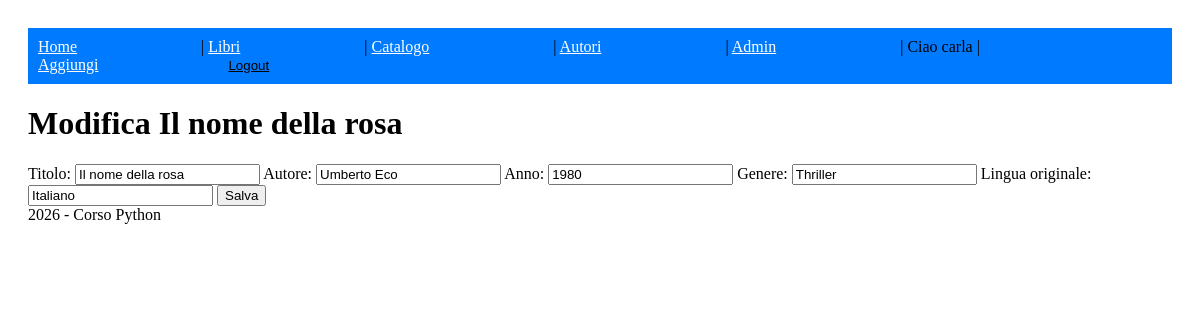
The app's page /modifica/3 (signed in) with its own data.
### biblioteca/models.py (models this page shows, shortened)
class Libro(models.Model):
    titolo = models.CharField(max_length=200)
    autore = models.CharField(max_length=100)
    anno = models.PositiveIntegerField()
    genere = models.CharField(max_length=100, null=True, blank=True)
    lingua_og = models.CharField(max_length=50, null=True, blank=True)

### biblioteca/views.py (the view, shortened to what this page needs)
# urls.py: path('modifica/<int:id>', views.modificalibro, name='modifica'),
@login_required
def modificalibro(request, id):
    libro = Libro.objects.get(id=id)
    return render(request, 'biblioteca/modifica.html', {'libro': libro})

### biblioteca/templates/biblioteca/modifica.html (shortened to what this page needs)
{% extends 'base.html' %}
{% block content %}
<h1>Modifica {{libro.titolo}}</h1>
<form method="post">
    <label for="titolo">Titolo:
        <input name="titolo" value="{{libro.titolo}}">
    </label>
    <label for="autore">Autore:
        <input name="autore" value="{{libro.autore}}">
    </label>
    <label for="anno">Anno:
        <input name="anno" value="{{libro.anno}}">
    </label>
    <label for="genere">Genere:
        <input name="genere" value="{{libro.genere}}">
    </label>
    <label for="lingua_og">Lingua originale:
        <input name="lingua_og" value="{{libro.lingua_og}}">
    </label>
    <button>Salva</button>
</form>
{% endblock %}

### biblioteca/templates/base.html (shortened to what this page needs)
<!DOCTYPE html>
{% load static %}
<html lang="en">
<head>
    <link rel="stylesheet" href="{% static 'css/style.css' %}">
</head>
<body>
    <nav>
        <a href="{% url 'home' %}">Home</a> |
        <a href="{% url 'lista' %}">Libri</a> |
        <a href="{% url 'catalogo' %}">Catalogo</a> |
        <a href="{% url 'autori' %}">Autori</a> |
        <a href="{% url 'admin:index' %}">Admin</a> |
        {% if user.is_authenticated %}
        Ciao {{ user.username }} |
        <a href="{% url 'aggiungi' %}">Aggiungi</a>
        <form action="{% url 'logout' %}" method="post" style="display: inline;">
            <button type="submit" style="background: none; border: none; color: inherit; text-decoration: underline; cursor: pointer;">Logout</button>
        </form>
        {% else %}
            <a href="{% url 'login' %}">Login</a>
        {% endif %}
    </nav>
    {% block content %}{% endblock %}
    <footer>2026 - Corso Python</footer>
</body>
</html>

### static/css/style.css (style rules this page uses)
body { font-family: Cambria, Cochin, Georgia, Times, 'Times New Roman', serif; padding: 20px; }
nav { background: #007bff; padding: 10px; }
nav a { color: white; margin-right: 10vw; }

### records on screen
Libro: titolo "Il nome della rosa", autore "Umberto Eco", anno "1980", genere "Thriller", lingua_og "Italiano"

### other values on screen
{{ user.username }} "carla"
